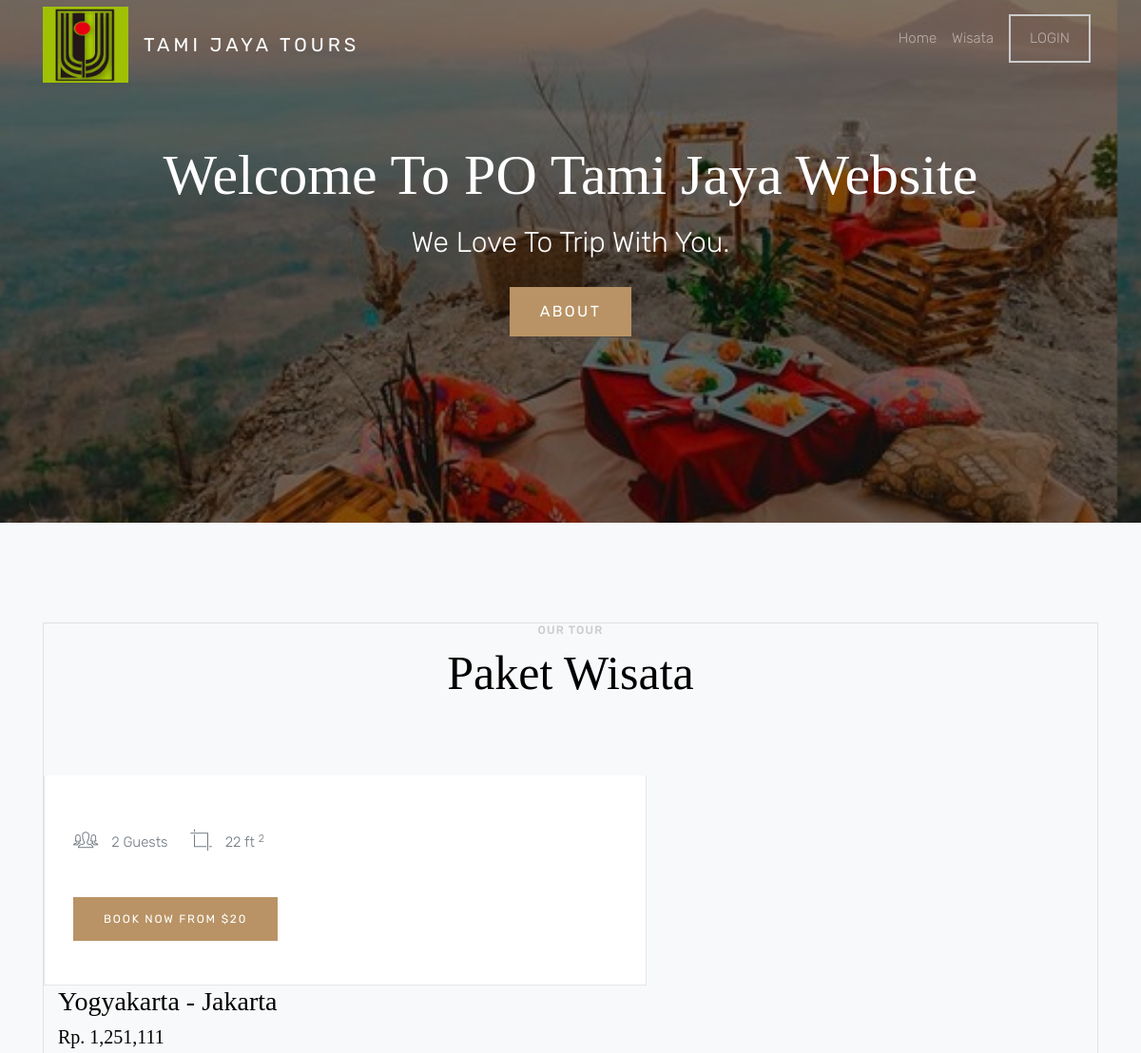
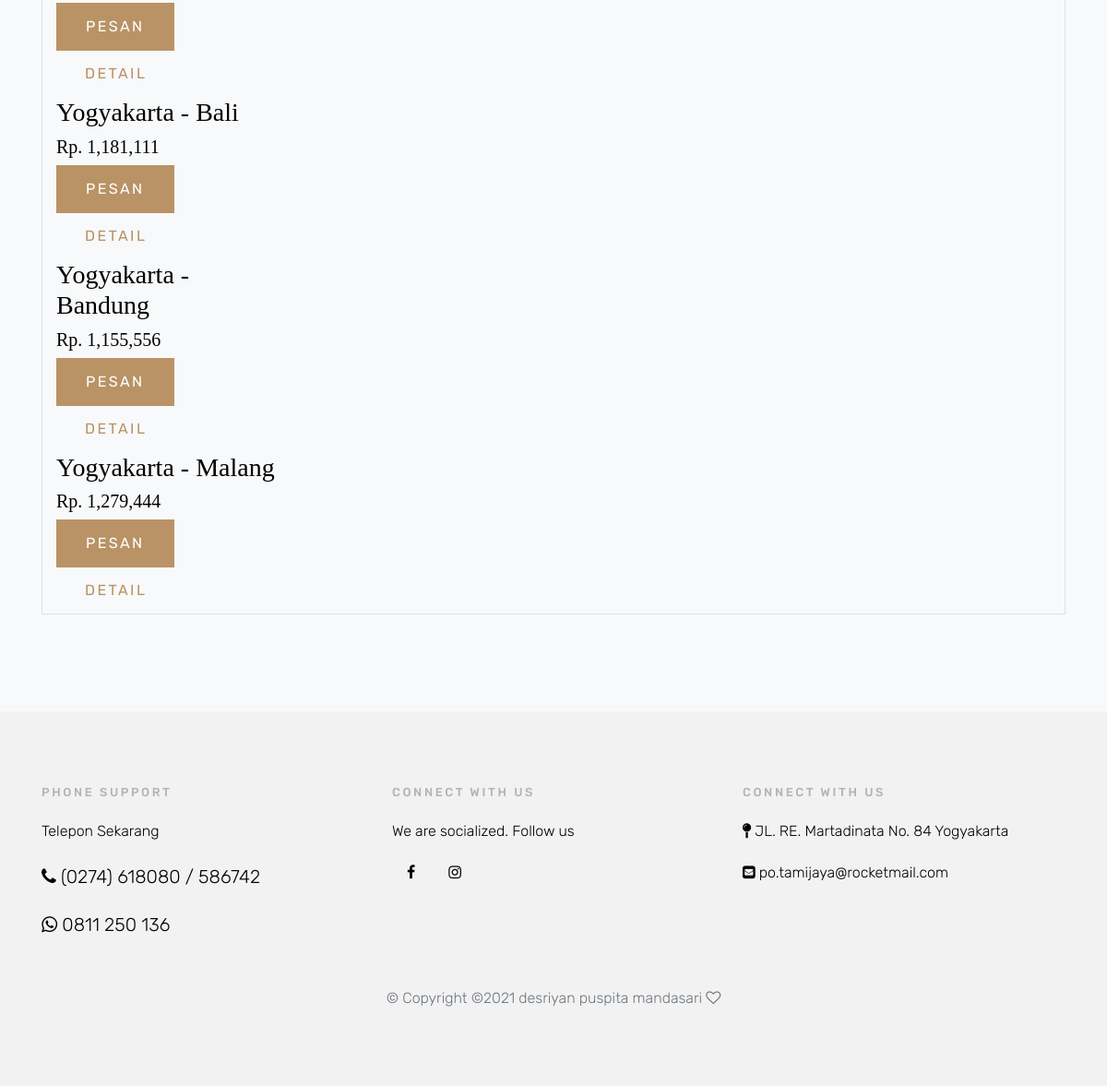
/paket.php, run on the app's committed database (2 pictures, top to bottom).
### tables this page shows
CREATE TABLE `tb_paketwisata` (
  `id_paketwisata` int(11) NOT NULL,
  `nama_paketwisata` varchar(30) DEFAULT NULL,
  `deskripsi` text DEFAULT NULL,
  `harga` varchar(25) DEFAULT NULL
);

### paket.php (the view, shortened to what this page needs)
<?php
  include 'koneksi.php';
?>
<!doctype html>
<html lang="en">
  <head>
    <link rel="stylesheet" href="css/bootstrap.css">
    <link rel="stylesheet" href="css/animate.css">
    <link rel="stylesheet" href="css/owl.carousel.min.css">
    <link rel="stylesheet" href="fonts/ionicons/css/ionicons.min.css">
    <link rel="stylesheet" href="fonts/fontawesome/css/font-awesome.min.css">
    <link rel="stylesheet" href="css/magnific-popup.css">
    <link rel="stylesheet" href="css/style.css">
  </head>
  <body>
    <?php include 'menu.php'; ?>
    <section class="site-hero overlay site-hero-innerpage overlay" data-stellar-background-ratio="0.5" style="background-image: url(images/home1.jpg);">
      <div class="container">
        <div class="row align-items-center site-hero-inner justify-content-center">
          <div class="col-md-12 text-center">
            <div class="mb-5 element-animate">
              <h1>Welcome To PO Tami Jaya Website</h1>
              <p>We Love To Trip With You.</p>
              <p><a href="about.php" class="btn btn-primary">About</a></p>
            </div>
          </div>
        </div>
      </div>
    </section>
    <section class="site-section bg-light">
      <div class="container">
        <div class="grid fluid">
          <div class="border padding20">
        <div class="row mb-5">
          <div class="col-md-12 heading-wrap text-center">
            <h4 class="sub-heading">Our Tour</h4>
              <h2 class="heading">Paket Wisata</h2>
          </div>
        </div>
        <div class="row">
          <div class="col-md-7">
            <div class="media d-block room mb-0">
              <div class="media-body" margin="center">
                <ul class="room-specs">
                  <li><span class="ion-ios-people-outline"></span> 2 Guests</li>
                  <li><span class="ion-ios-crop"></span> 22 ft <sup>2</sup></li>
                </ul>
                <p><a href="#" class="btn btn-primary btn-sm">Book Now From $20</a></p>
              </div>
            </div>
          </div>
        </div>
			         <?php $ambil = $koneksi->query("SELECT * FROM tb_paketwisata"); ?>
			         <?php while($perpaket = $ambil->fetch_assoc()){ ?>
			         <div class="col-md-3">
				          <h3><?php echo $perpaket['nama_paketwisata']; ?></h3>
				          <h5>Rp. <?php echo number_format($perpaket['harga']); ?></h5>
				          <a href="pesan.php?id=<?php echo $perpaket['id_paketwisata']; ?>" class="btn btn-primary">Pesan</a>
                  <a href="detail.php?id=<?php echo $perpaket["id_paketwisata"]; ?>" class="btn btn-default">Detail</a>
			         </div>
		           <?php } ?>
             </div>
             </div>
      </div>
    </section>
    <?php include 'footer.php'; ?>
  </body>
</html>

### css/style.css (style rules this page uses)
body { background: #fff; font-family: "Rubik", arial, sans-serif; font-weight: 300; font-size: 15px; line-height: 1.8; color: #6c757d; }
a { -webkit-transition: .3s all ease; -o-transition: .3s all ease; transition: .3s all ease; text-decoration: none; }
h1, h2, h3, h4, h5 { color: #000; font-family: "Playfair Display", times, serif; }
.site-hero { background-size: cover; background-position: center center; min-height: 750px; height: 100vh; }
.site-hero > .container { position: relative; z-index: 2; }
.site-hero.overlay { position: relative; }
.site-hero.overlay:before { content: ""; background: rgba(0, 0, 0, 0.5); width: 100%; z-index: 1; position: absolute; top: 0; left: 0; right: 0; bottom: 0; }
.site-hero.overlay h1, .site-hero.overlay p { color: #fff; }
.site-hero.overlay h1 { font-size: 60px; }
.site-hero.overlay p { font-size: 30px; }
.site-hero .site-hero-inner { min-height: 750px; height: 100vh; }
.room { background: #fff; margin-bottom: 30px; }
.room .media-body { padding: 30px; border: 1px solid #e6e6e6; border-top: none; }
.room .media-body .room-specs { margin: 0; padding: 0; }
.room .media-body .room-specs li { display: inline-block; list-style: none; margin: 0; padding: 0 20px 20px 0; }
.room .media-body .room-specs li span { font-size: 30px; position: relative; top: 4px; margin-right: 10px; }
.site-hero-innerpage, .site-hero-innerpage .site-hero-inner { min-height: 550px; height: 50vh; }
.site-section { padding: 7em 0; }
.btn, .form-control { outline: none; -webkit-box-shadow: none !important; box-shadow: none !important; border-radius: 0; }
.btn { -webkit-transition: .3s all ease; -o-transition: .3s all ease; transition: .3s all ease; padding: 12px 30px; text-transform: uppercase; letter-spacing: .15em; }
.btn.btn-primary { color: #fff; border-width: 2px; }
.btn.btn-sm { font-size: 12px; }
.heading-wrap .heading { font-size: 50px; margin-bottom: 30px; }
.heading-wrap .sub-heading { font-size: 12px; text-transform: uppercase; letter-spacing: .1em; color: #ccc; font-family: "Rubik", arial, sans-serif; }
.element-animate { opacity: 0; visibility: hidden; }

### data on the page
tb_paketwisata: nama_paketwisata "Yogyakarta - Jakarta", harga "1,251,111"
tb_paketwisata: nama_paketwisata "Yogyakarta - Bali", harga "1,181,111"
tb_paketwisata: nama_paketwisata "Yogyakarta - Bandung", harga "1,155,556"
tb_paketwisata: nama_paketwisata "Yogyakarta - Malang", harga "1,279,444"
